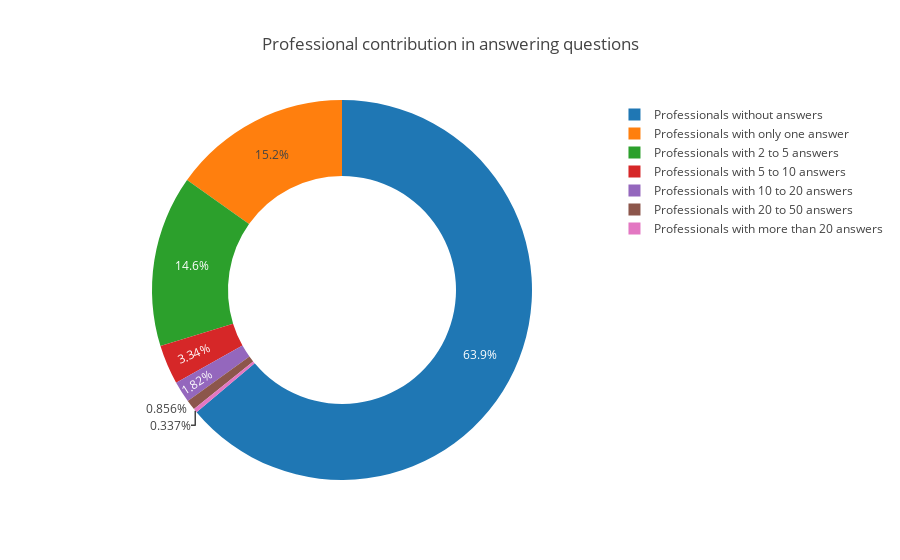

The code cell stored with this chart in its notebook:
### Code cell
import plotly.plotly as py

fig = {
  "data": [
    {
      "values": [pros_without_answer,
                 pros_with_only_one_answer,
                 pros_with_2to5_answer, 
                 pros_with_5to10_answer, 
                 pros_with_10to20_answer, 
                 pros_with_20to50_answer, 
                 pros_with_50more_answer],
      "labels": [
        "Professionals without answers",
        "Professionals with only one answer",
        "Professionals with 2 to 5 answers",
        "Professionals with 5 to 10 answers",
        "Professionals with 10 to 20 answers",
        "Professionals with 20 to 50 answers",
        "Professionals with more than 20 answers"
      ],
      "domain": {"column": 0},
      "name": "Professional activity",
      "hoverinfo":"label+percent+name",
      "hole": .6,
      "type": "pie"
    }],
  "layout": {
        "title":"Professional contribution in answering questions",
        "grid": {"rows": 1, "columns": 1},
        "annotations": [
            {
                "font": {
                    "size": 20
                },
                "showarrow": False,
                "text": " ",
                "x": 0.50,
                "y": 0.5
            }
        ]
    }
}
iplot(fig, filename='donut')

### Figure 1 — Plotly figure (JSON) as saved in the notebook; plotly's stock layout.template omitted (floating-point values rounded to 4 significant figures)
{"data": [{"domain": {"column": 0}, "hole": 0.6, "hoverinfo": "label+percent+name", "labels": ["Professionals without answers", "Professionals with only one answer", "Professionals with 2 to 5 answers", "Professionals with 5 to 10 answers", "Professionals with 10 to 20 answers", "Professionals with 20 to 50 answers", "Professionals with more than 20 answers"], "name": "Professional activity", "type": "pie", "uid": "4335fd5c-b0f0-4296-9383-71f83750ed9d", "values": [17983, 4273, 4108, 940, 512, 241, 95]}], "layout": {"annotations": [{"font": {"size": 20}, "showarrow": false, "text": " ", "x": 0.5, "y": 0.5}], "grid": {"columns": 1, "rows": 1}, "title": {"text": "Professional contribution in answering questions"}}}
